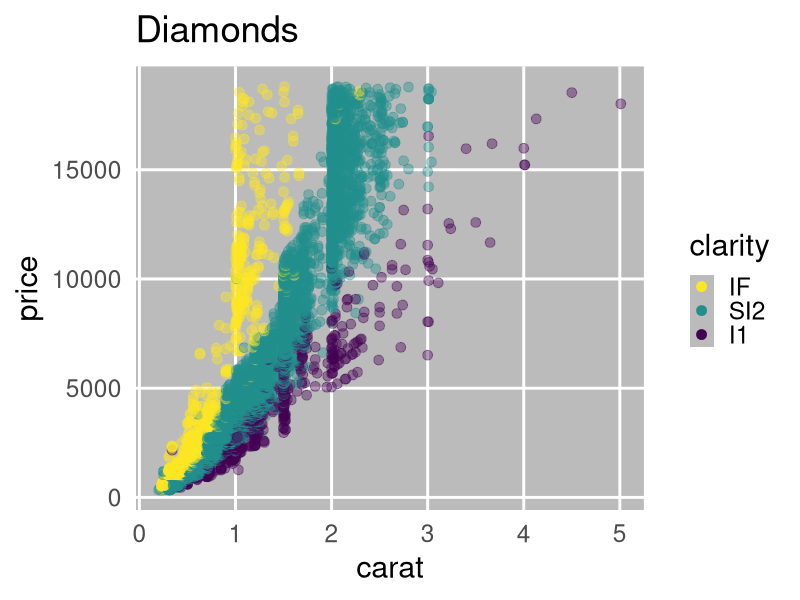
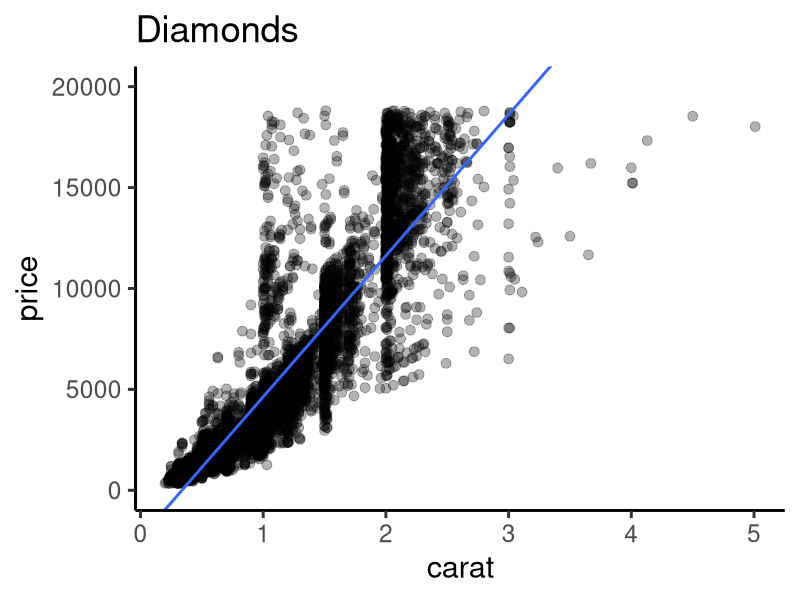

Here is the R script that generated these plots, in order:
## ---- chunk 1

## ---- chunk 2
library(ggplot2)
library(tibble)
library(dplyr)
library(tidyr)
## ---- chunk 3
print(ggplot2::diamonds)
## ---- chunk 4
diamonds %>%
  dplyr::summarize(across(where(is.numeric), list(mean = mean, sd = sd, max = max))) %>%
  dplyr::mutate(across(where(is.numeric), round, digits = 2)) %>%
  tidyr::pivot_longer(everything(), names_to = c(".value", "stat"), names_sep = "_")
## ---- chunk 5
diamonds %>%
  dplyr::filter(clarity %in% c("I1", "SI2", "IF")) %>%
  ggplot(aes(carat, price, color = clarity)) +
  geom_point(alpha = 0.4, size = 3) +
  scale_color_viridis_d(
    guide = guide_legend(reverse = TRUE, override.aes = list(alpha = 1))
  ) +
  labs(title = "Diamonds") +
  theme_gray(base_size = 22) +
  theme(
    panel.grid.minor = element_blank(),
    panel.background = element_rect(fill = "#bbbbbb"),
    legend.key = element_rect(fill = "#bbbbbb"),
    axis.ticks = element_blank()
  )
## ---- chunk 6
diamonds %>%
  dplyr::filter(clarity %in% c("I1", "SI2", "IF")) %>%
  ggplot(aes(carat, price)) +
  geom_point(alpha = 0.3, size = 3) +
  stat_smooth(formula = y ~ x, method = lm, se = FALSE) +
  coord_cartesian(ylim = c(0, 20000)) +
  labs(title = "Diamonds") +
  theme_classic(base_size = 22)
